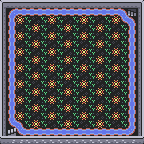

Tiled map render using the project's own tile images. Description and the whole map definition, tile-layer contents included, below:
An orthogonal 18x18 tile map with 8x8 px tiles, 1 tile layer (Tile Layer 1).

<map version="1.5" tiledversion="1.5.0" orientation="orthogonal" renderorder="right-down" width="18" height="18" tilewidth="8" tileheight="8" infinite="0" nextlayerid="2" nextobjectid="1">
 <tileset firstgid="1" source="microrl.tsx" />
 <layer id="1" name="Tile Layer 1" width="18" height="18">
  <data encoding="csv">
1,2,2,2,2,2,2,2,2,2,2,2,2,2,2,2,2,4,
15,110,97,97,97,97,97,97,97,97,97,97,97,97,97,112,47,18,
15,98,116,62,61,62,116,62,61,62,116,62,61,62,116,138,112,18,
15,98,61,62,116,62,61,62,116,62,61,62,116,62,61,62,98,18,
15,98,116,62,61,62,116,62,61,62,116,62,61,62,116,62,98,18,
15,98,61,62,116,62,61,62,116,62,61,62,116,62,61,62,98,18,
15,98,116,62,61,62,116,62,61,62,116,62,61,62,116,62,98,18,
15,98,61,62,116,62,61,62,116,62,61,62,116,62,61,62,98,18,
15,98,116,62,61,62,116,62,61,62,116,62,61,62,116,62,98,18,
15,98,61,62,116,62,61,62,116,62,61,62,116,62,61,62,98,18,
15,98,116,62,61,62,116,62,61,62,116,62,61,62,116,62,98,18,
15,98,61,62,116,62,61,62,116,62,61,62,116,62,61,62,98,18,
15,98,116,62,61,62,116,62,61,62,116,62,61,62,116,62,98,18,
15,98,61,62,116,62,61,62,116,62,61,62,116,62,61,62,98,18,
15,98,116,62,61,62,116,62,61,62,116,62,61,62,116,62,98,18,
15,138,112,62,116,62,61,62,116,62,61,62,116,62,61,62,98,18,
15,48,138,97,97,97,97,97,97,97,97,97,97,97,97,97,140,18,
29,60,60,59,59,59,59,59,59,59,59,59,59,59,59,59,60,32
</data>
 </layer>
</map>